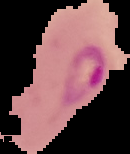
#> input picture dataset/Parasitized/C100P61ThinF_IMG_20150918_145609_cell_144.png, 130 x 154 px; its folder holds only this picture in this run
$ python otsu_threshold.py
#> lines starting #> are read from the running program, lines starting #| are printed output that depends on the picture; after the words box and inside, x2 and y2 are one past the last pixel; in counts of white or black regions, pixels touching at a corner belong together
import cv2
import matplotlib.pyplot as plt
import os

path="../dataset/Parasitized"

img_name=os.listdir(path)[0]

img=cv2.imread(os.path.join(path,img_name))
#> img is the input picture: shape (154, 130, 3); mean B, G, R 71.5, 69, 101.8

gray=cv2.cvtColor(img,cv2.COLOR_BGR2GRAY)
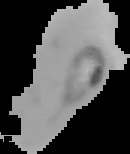
#> gray: shape (154, 130); min 0, max 189, mean 79.1

# Otsu automatic threshold
threshold_value,binary=cv2.threshold(
    gray,
    0,
    255,
    cv2.THRESH_BINARY+cv2.THRESH_OTSU
)
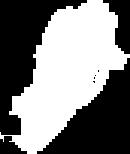
#> binary: shape (154, 130); 49.1% white; 1 white region, box (x1, y1, x2, y2) and area: (0, 0, 130, 154) 9821
#> threshold_value = 80

print("Threshold selected:",threshold_value)
#| Threshold selected: 80.0

plt.figure(figsize=(12,4))

plt.subplot(1,3,1)
plt.imshow(cv2.cvtColor(img,cv2.COLOR_BGR2RGB))
plt.title("Original")

plt.subplot(1,3,2)
plt.imshow(gray,cmap='gray')
plt.title("Gray")

plt.subplot(1,3,3)
plt.imshow(binary,cmap='gray')
plt.title("Otsu Threshold")

plt.show()
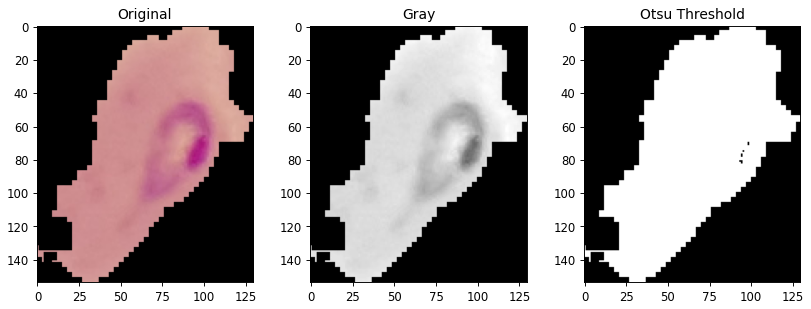
#> figure drawn by matplotlib, 3 panels

$ run again, on dataset/Parasitized/C106P67ThinF_IMG_20150924_102826_cell_143.png
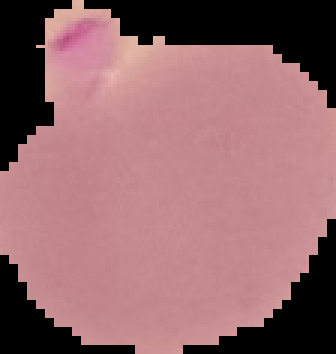
#> input picture dataset/Parasitized/C106P67ThinF_IMG_20150924_102826_cell_143.png, 112 x 118 px (shown 3 times larger)
#> img is the input picture: shape (118, 112, 3); mean B, G, R 107.5, 103.4, 147.3
#> `threshold_value,binary=cv2.threshold( gray, 0, 255, cv2.THRESH_BINARY+..`:
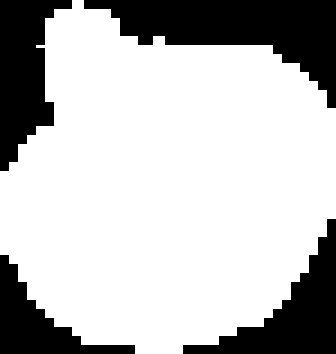
#> binary: shape (118, 112) (shown 3 times larger); 74.1% white; 4 black regions, box (x1, y1, x2, y2) and area: (28, 0, 112, 36) 1311, (0, 0, 24, 57) 795, (61, 73, 112, 118) 792, (0, 85, 45, 118) 522
#> threshold_value = 0
#| Threshold selected: 0.0
#> `plt.show()`:
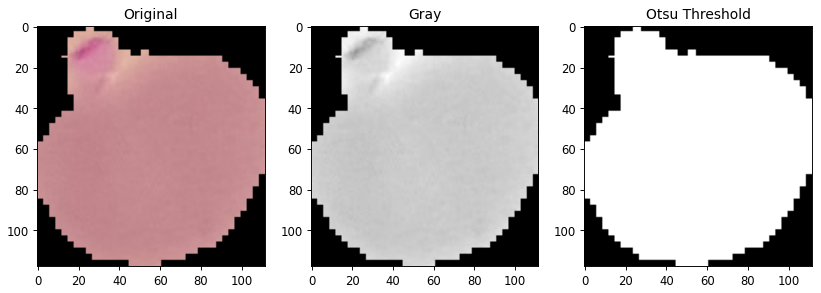
#> figure drawn by matplotlib, 3 panels

$ run again, on dataset/Parasitized/C107P68ThinF_IMG_20150924_222630_cell_177.png
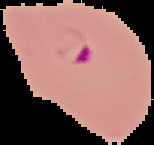
#> input picture dataset/Parasitized/C107P68ThinF_IMG_20150924_222630_cell_177.png, 154 x 145 px
#> img is the input picture: shape (145, 154, 3); mean B, G, R 93.7, 98.6, 137
#> `threshold_value,binary=cv2.threshold( gray, 0, 255, cv2.THRESH_BINARY+..`:
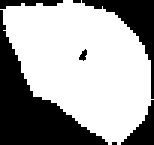
#> binary: shape (145, 154); 64.3% white; 7 black regions (1 under 20 px), largest, box (x1, y1, x2, y2) and area: (0, 10, 108, 145) 5073, (82, 0, 154, 99) 1788, (121, 100, 154, 145) 666, (0, 0, 63, 9) 345, (79, 49, 87, 61) 58, (73, 0, 81, 3) 24
#> threshold_value = 85
#| Threshold selected: 85.0
#> `plt.show()`:
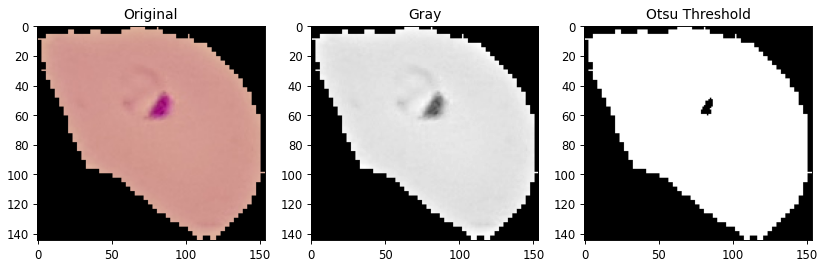
#> figure drawn by matplotlib, 3 panels

$ run again, on dataset/Parasitized/C108P69ThinF_IMG_20150924_224038_cell_188.png
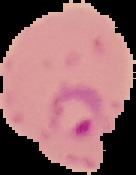
#> input picture dataset/Parasitized/C108P69ThinF_IMG_20150924_224038_cell_188.png, 136 x 175 px
#> img is the input picture: shape (175, 136, 3); mean B, G, R 106.2, 103.5, 148.9
#> `threshold_value,binary=cv2.threshold( gray, 0, 255, cv2.THRESH_BINARY+..`:
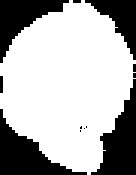
#> binary: shape (175, 136); 68.7% white; 12 black regions (5 under 20 px), largest, box (x1, y1, x2, y2) and area: (0, 109, 87, 175) 2169, (91, 79, 136, 175) 2136, (0, 0, 69, 63) 1755
#> threshold_value = 85
#| Threshold selected: 85.0
#> `plt.show()`:
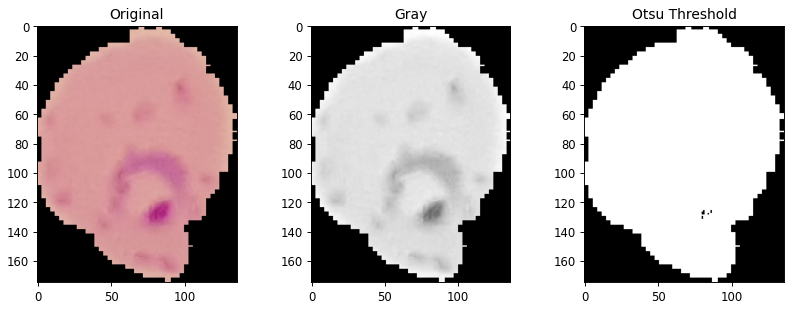
#> figure drawn by matplotlib, 3 panels

$ run again, on dataset/Parasitized/C101P62ThinF_IMG_20150923_170110_cell_13.png
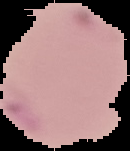
#> input picture dataset/Parasitized/C101P62ThinF_IMG_20150923_170110_cell_13.png, 130 x 151 px
#> img is the input picture: shape (151, 130, 3); mean B, G, R 115.3, 115.2, 148.2
#> `threshold_value,binary=cv2.threshold( gray, 0, 255, cv2.THRESH_BINARY+..`:
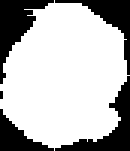
#> binary: shape (151, 130); 71.9% white; 5 black regions, box (x1, y1, x2, y2) and area: (0, 0, 54, 84) 1689, (55, 76, 130, 151) 1566, (55, 0, 130, 75) 1284, (0, 109, 54, 151) 954, (0, 91, 3, 99) 24
#> threshold_value = 0
#| Threshold selected: 0.0
#> `plt.show()`:
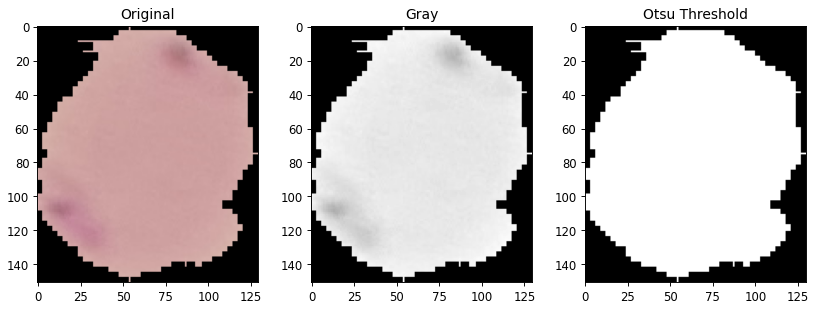
#> figure drawn by matplotlib, 3 panels
